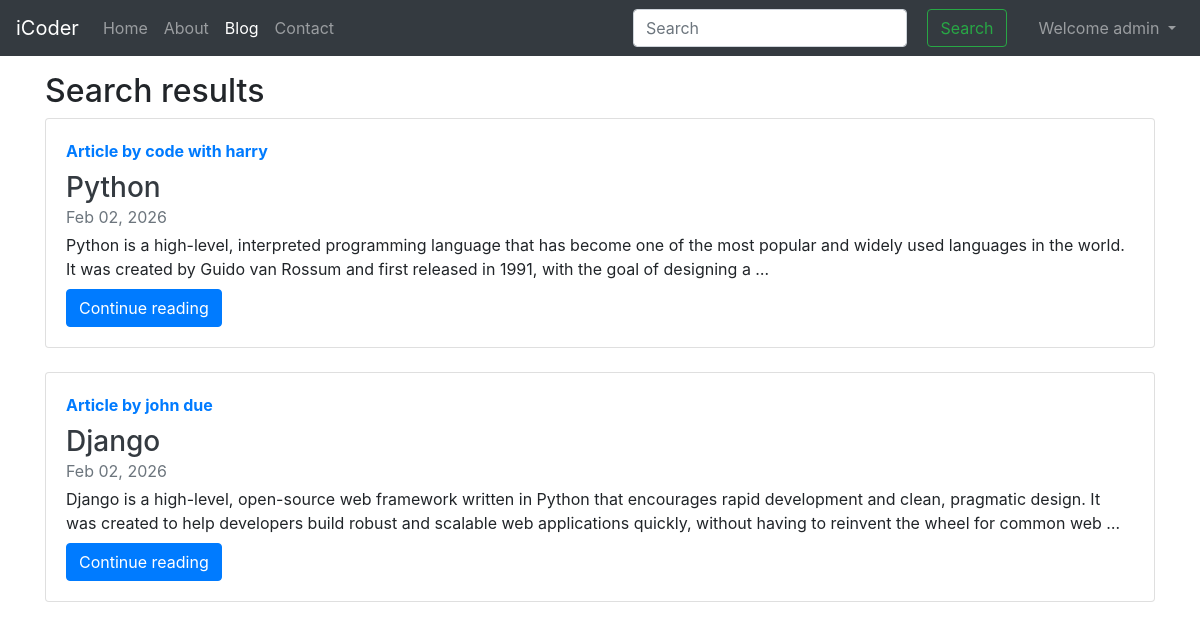
The app's page /search/ (signed in) with its own data.
### blog/models.py (models this page shows, shortened)
class Post(models.Model):
    sno = models.AutoField(primary_key=True)
    title = models.CharField(max_length=266)
    content = models.TextField()
    author = models.CharField(max_length=15)
    slug = models.CharField(max_length=130)
    timestamp = models.DateTimeField(blank=True)

### home/views.py (the view)
# urls.py: path('search/',views.search,name="search"),
def search(request):
    query = request.GET.get('query',' ')
    if len(query)>78:
        allPosts = Post.objects.none()
    else:
        allPostsTitle = Post.objects.filter(title__icontains=query)
        allPostsContent = Post.objects.filter(content__icontains=query)
        allPosts = allPostsTitle.union(allPostsContent)
    if allPosts.count() == 0:
        messages.error(request,"No search result found . Please refine your query")
    params ={'allPosts' : allPosts,'query' : query}
    return render(request,'home/search.html',params)

### templates/home/search.html (shortened to what this page needs)
{% extends 'base.html' %}
{% block blogactive %}active{% endblock blogactive %}
{% block body %}
<div class="container my-3">
    <h2>Search results</h2>
    {% if allPosts|length == 0 %}
        <p>No search results</p>
        <p>
            Your search <b>{{ query }}</b> did not match any documents.
        </p>
        <ul>
            <li>Make sure that all words are spelled correctly</li>
            <li>Try different keywords</li>
            <li>Try more general keywords</li>
        </ul>
    {% else %}
    <div class="row">
        {% for post in allPosts %}
        <div class="col-12 mb-4">
            <div class="card h-100">
                <div class="card-body">
                    <strong class="d-inline-block mb-2 text-primary">
                        Article by {{ post.author }}
                    </strong>
                    <h3 class="card-title mb-0">
                        <a href="{% url 'blogPost' post.slug %}" class="text-dark">
                            {{ post.title }}
                        </a>
                    </h3>
                    <div class="mb-1 text-muted">
                        {{ post.timestamp|date:"M d, Y" }}
                    </div>
                    <p class="card-text mb-auto">
                        {{ post.content|truncatewords:40 }}
                    </p>
                    <a href="{% url 'blogPost' post.slug %}" class="btn btn-primary mt-2">
                        Continue reading
                    </a>
                </div>
            </div>
        </div>
        {% endfor %}
    </div>
    {% endif %}
</div>
{% endblock body %}

### templates/base.html (shortened to what this page needs)
<!doctype html>
<html lang="en">
  <head>
    <link rel="stylesheet" href="https://cdn.jsdelivr.net/npm/bootstrap@4.4.1/dist/css/bootstrap.min.css"
>
  </head>
  <body>
    <nav class="navbar navbar-expand-lg navbar-dark bg-dark">
      <a class="navbar-brand" href="/">iCoder</a>
      <div class="collapse navbar-collapse" id="navbarSupportedContent">
        <ul class="navbar-nav mr-auto">
          <li class="nav-item {% block homeactive %} {% endblock homeactive %}">
            <a class="nav-link" href="/">Home <span class="sr-only">(current)</span></a>
          </li>
          <li class="nav-item {% block aboutactive %} {% endblock aboutactive %}">
            <a class="nav-link" href="/about">About</a>
          </li>
          <li class="nav-item {% block blogactive %} {% endblock blogactive %}">
            <a class="nav-link" href="/blog">Blog</a>
          </li>
          <li class="nav-item {% block contactactive %} {% endblock contactactive %}">
            <a class="nav-link" href="/contact">Contact</a>
          </li>
        </ul>
        <div class="m1-auto form-inline">
        <form method="get" action="/search/" class="my-2 my-lg-0 mx-3">
          <input class="form-control mr-sm-2" type="search" placeholder="Search" aria-label="Search" name="query" id="query">
          <button class="btn btn-outline-success m-2 my-sm-0" type="submit">Search</button>
        </form>
         {% if user.is_authenticated %}
          <ul class="navbar-nav mr-auto">
            <li class="nav-item dropdown">
              <a class="nav-link dropdown-toggle" href="#" id="navabrDropdown" role="button" data-toggle="dropdown" aria-haspopup="true" aria-expanded="false">
                Welcome {{request.user}}
              </a>
            </li>
          </ul>
        {% else %}
          <button type="button" class="btn btn-primary mr-2" data-toggle="modal" data-target="#loginmodal">Login</button>
          <button type="button" class="btn btn-primary mr-2" data-toggle="modal" data-target="#signupmodel">Signup</button>
        {% endif %}
      </div>
    </nav>
    {% block body %}{% endblock body %}
  </body>
</html>

### records on screen
Post: author "code with harry", title "Python", timestamp "Feb 02, 2026", content "Python is a high-level, interpreted programming language that has become one of the most popular and widely used languages in the world. It was created by Guido van Rossum and first released in 1991, with the goal of designing a …"
Post: author "john due", title "Django", timestamp "Feb 02, 2026", content "Django is a high-level, open-source web framework written in Python that encourages rapid development and clean, pragmatic design. It was created to help developers build robust and scalable web applications quickly, without having to reinvent the wheel for common web …"

### other values on screen
{{ request.user }} "admin"
